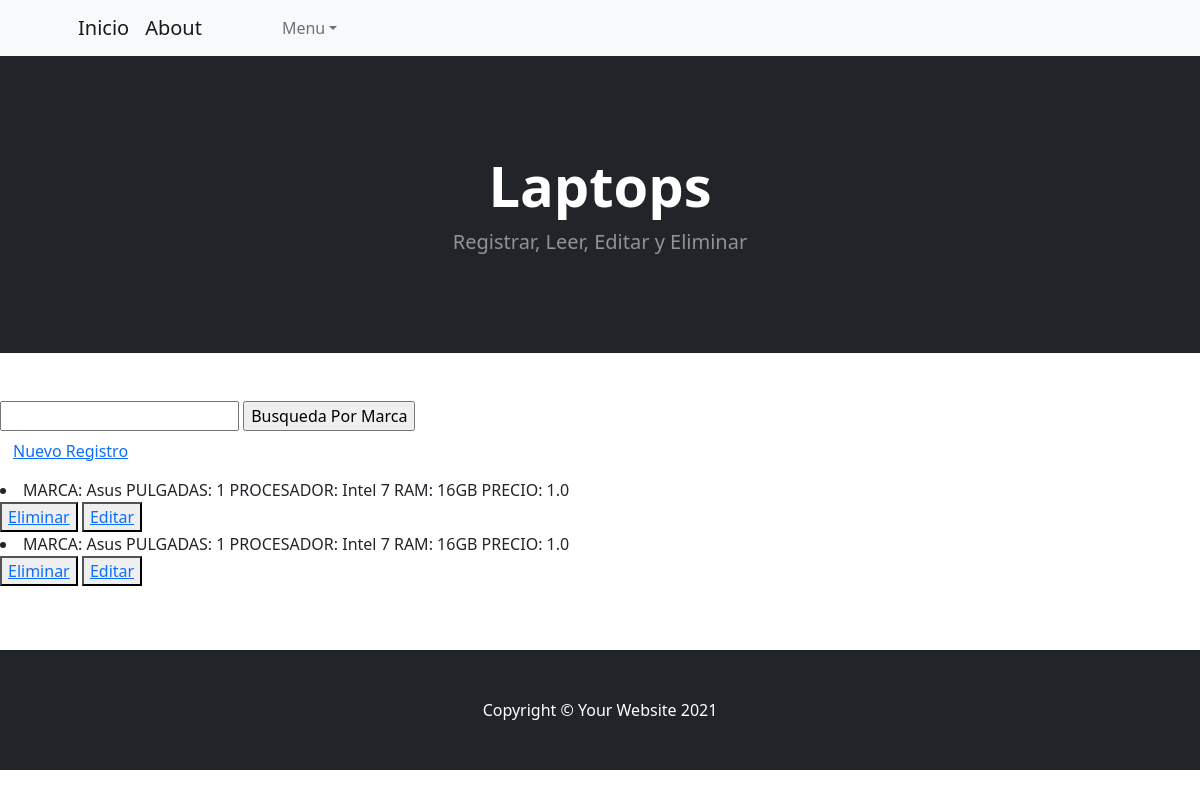
Page /AppTecno/laptops on the earlier database version.
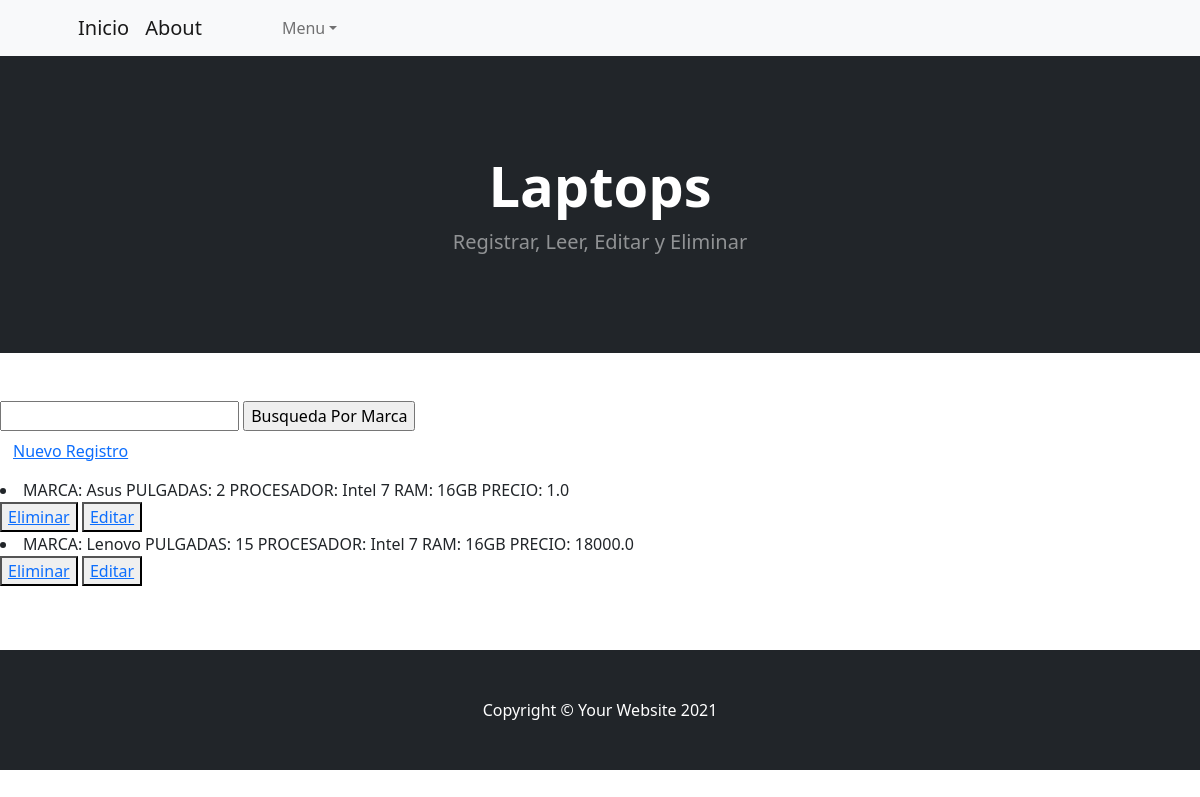
Same page on the later database version.
### AppTecno/models.py (models this page shows)
class Laptops(models.Model):
    marca = models.CharField(max_length=10)
    pulgadas = models.IntegerField()
    procesador = models.CharField(max_length=20)
    ram = models.CharField(max_length=5)
    precio = models.FloatField()
    def __str__(self):
        return f"MARCA: {self.marca} PULGADAS: {self.pulgadas} PROCESADOR: {self.procesador} RAM: {self.ram} PRECIO: {self.precio}"

### AppTecno/views.py (the view)
# urls.py: path('laptops',views.Laptoplist.as_view(),name='Laptops'),
class Laptoplist(ListView):
    model = Laptops
    template_name = "AppTecno/laptop_list.html"

### AppTecno/templates/AppTecno/laptop_list.html (shortened to what this page needs)
{%extends "AppInicio/base.html"%}
{%load static%}
{%block head%}
<h1 class="display-4 fw-bolder">Laptops</h1>
<p class="lead fw-normal text-white-50 mb-0">Registrar, Leer, Editar y Eliminar</p>
{%endblock%}
{%block contenido%}
    <form action="/AppTecno/buscarLaptop/" method="GET">
        <input type="text" name="marca" id="marca">
        <input type="submit" value="Busqueda Por Marca">
    </form>
    <h3>
        <button type="button" class="btn btn-link">
        <a href="{% url 'New' %}">Nuevo Registro</a>
        </button>
    </h3>
    {% for laptop in object_list %}
        <li>{{laptop}}</li>
        <button>
            <a href="{% url 'Delete' laptop.id %}">Eliminar</a>
        </button>
        <button>
            <a href="{% url 'Edit' laptop.id %}">Editar</a>
        </button>
    {% endfor %}
{%endblock%}

Differences in the rows shown:
removed Laptops: marca+pulgadas+procesador "MARCA: Asus PULGADAS: 1 PROCESADOR: Intel 7 RAM: 16GB PRECIO: 1.0"
changed Laptops: marca+pulgadas+procesador "MARCA: Asus PULGADAS: 1 PROCESADOR: Intel 7 RAM: 16GB PRECIO: 1.0" → "MARCA: Asus PULGADAS: 2 PROCESADOR: Intel 7 RAM: 16GB PRECIO: 1.0"
added Laptops: marca+pulgadas+procesador "MARCA: Lenovo PULGADAS: 15 PROCESADOR: Intel 7 RAM: 16GB PRECIO: 18000.0"
